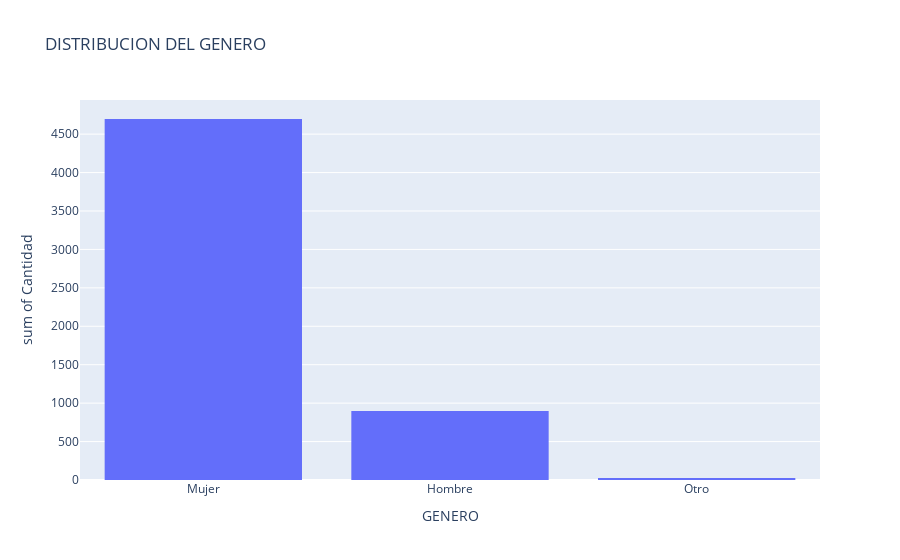

Here is the notebook cell this chart was saved with:
### Code cell
px.histogram(genero_df, x='GENERO', y='Cantidad', title= 'DISTRIBUCION DEL GENERO')

### Figure 1 — Plotly figure (JSON) as saved in the notebook; plotly's stock layout.template omitted (floating-point values rounded to 4 significant figures)
{"data": [{"alignmentgroup": "True", "bingroup": "x", "histfunc": "sum", "hovertemplate": "GENERO=%{x}<br>sum of Cantidad=%{y}<extra></extra>", "legendgroup": "", "marker": {"color": "#636efa", "pattern": {"shape": ""}}, "name": "", "offsetgroup": "", "orientation": "v", "showlegend": false, "type": "histogram", "x": ["Mujer", "Hombre", "Otro"], "xaxis": "x", "y": [4697, 898, 27], "yaxis": "y"}], "layout": {"autosize": true, "barmode": "relative", "legend": {"tracegroupgap": 0}, "title": {"text": "DISTRIBUCION DEL GENERO"}, "xaxis": {"anchor": "y", "autorange": true, "domain": [0, 1], "range": [-0.5, 2.5], "title": {"text": "GENERO"}, "type": "category"}, "yaxis": {"anchor": "x", "autorange": true, "domain": [0, 1], "range": [0, 4944.0], "title": {"text": "sum of Cantidad"}, "type": "linear"}}}
